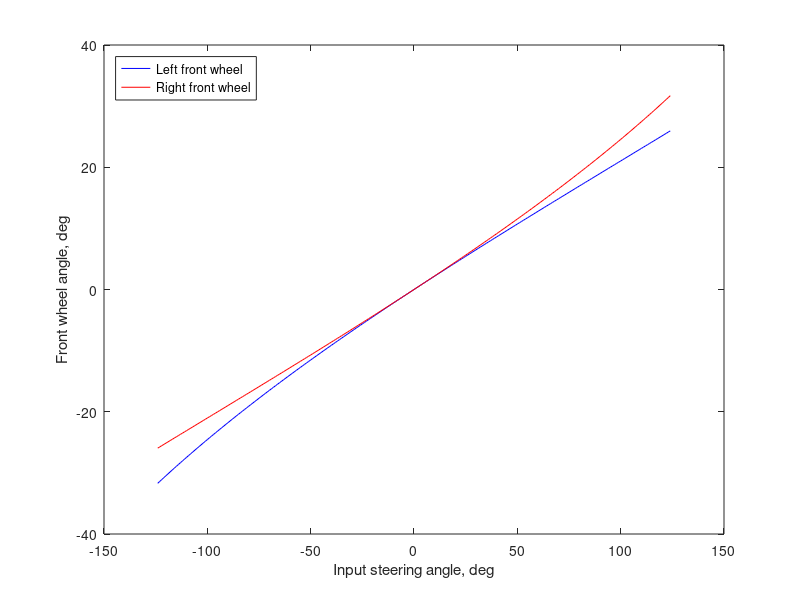

This chart was generated by the following MATLAB code:
%%% This script generates a look-up table for front wheel angles for given
%%% steering input angles 


% housekeeping
close all
clear
clc

% Steering angle
input_steering_angle = [-124:1:124]; % [deg] range of motion of pinion gear
rack_min = -41.275; % [mm] left most position of rack 
rack_max = 41.275; % [mm] right most position of rack
rack_pos = linspace(rack_min, rack_max, length(input_steering_angle)); % [mm] array of rack positions

% Input geometry
a = 355; % Tie rod length [mm]
b = 92.5; % knuckle to pivot length [mm]
x = 52; % [mm]
y_centre = 328; % [mm]

% Calculate wheel angle at each rack position value
for i = [1:1:length(rack_pos)]
     
% FRONT RIGHT WHEEL
    y_r(i) = y_centre-rack_pos(i);

    z_r(i) = sqrt(x^2 + y_r(i)^2); 
    phi_r(i) = atan(x/y_r(i)); 
    theta_r(i) = acos((z_r(i)^2 + b^2 - a^2)/(2*b*z_r(i))); % cosine rule
    wheel_angle_r(i) = theta_r(i) + phi_r(i); 
    wheel_angle_deg_r(i) = wheel_angle_r(i)*180/pi - 105.720479102835; % 105.72 deg is the 'resting' angle which gives zero wheel angle at zero steering angle

% FRONT LEFT WHEEL 
    wheel_angle_deg_l(i)= - wheel_angle_deg_r(i);

end

wheel_angle_deg_l = fliplr(wheel_angle_deg_l); % flip array from left to right due to steering assembly symmetry 

% Generate plot of look-up table for front left and right wheel angles
% against input steering angle
plot(input_steering_angle, wheel_angle_deg_l, 'b')
hold on
plot(input_steering_angle, wheel_angle_deg_r, 'r')
hold off
ylabel("Front wheel angle, deg");
xlabel("Input steering angle, deg");
legend('Left front wheel', 'Right front wheel', 'location', 'northwest')